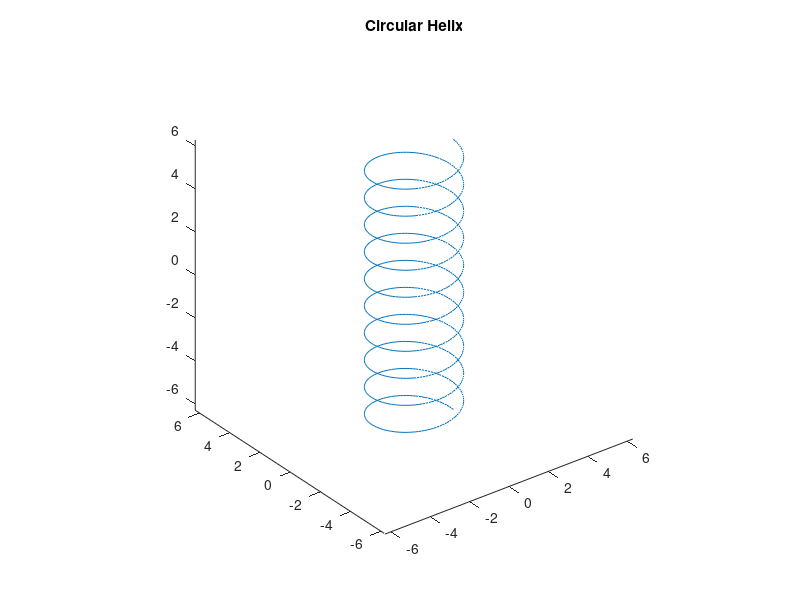

MATLAB code to generate this figure:
% ======================================================================= %
% Draw circular helix. 
% ======================================================================= %
clc; clear; close all;

t = linspace(-10*pi, 10*pi, 1000);
r = 2;
h = 0.2;

x = r * cos(t);
y = r * sin(t);
z = h * t;

plot3(x, y, z);
axis equal;
title('Circular Helix');
